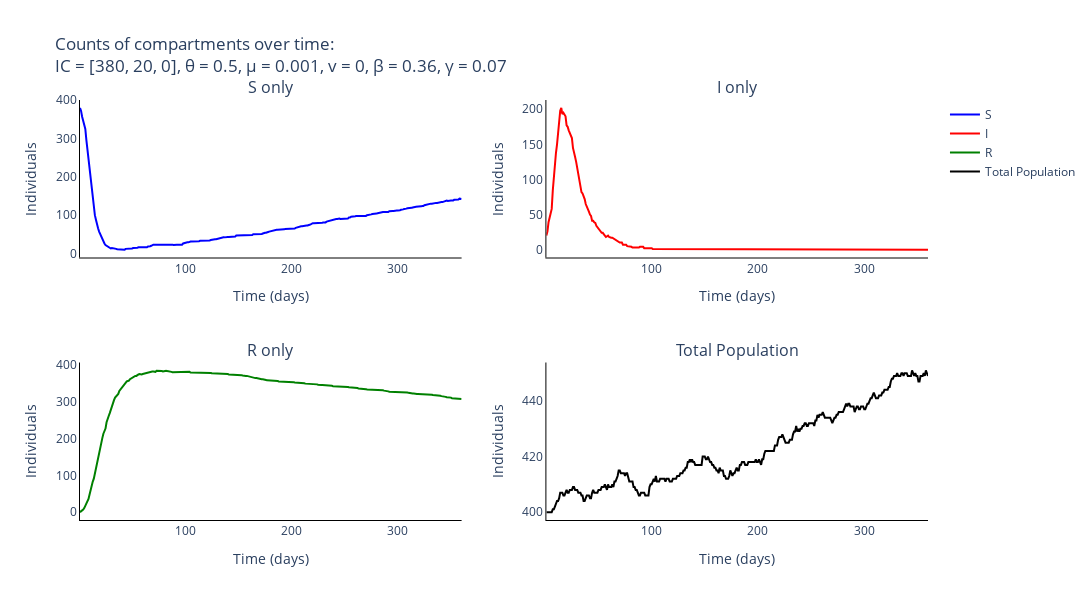

Source (notebook cell):
### Markdown cell above
### Plot output of Gillespie for the different compartments

### Code cell
# Trace names - represent the type of individuals for the simulation
trace_name = ['{}'.format(s) for s in compartments]

# Names of panels
panels = ['{} only'.format(s) for s in compartments] + ['Total Population']

fig = go.Figure()
fig = make_subplots(rows=int(np.ceil(len(panels)/2)), cols=2, subplot_titles=tuple('{}'.format(p) for p in panels))

# Add traces to the separate counts panels
for s, spec in enumerate(compartments):
    fig.add_trace(
        go.Scatter(
            y=np.mean(output_algorithm[:, :, s], axis=0).tolist(),
            x=times,
            mode='lines',
            name=trace_name[s],
            line_color=colours[s]
        ),
        row= int(np.floor(s / 2)) + 1,
        col= s % 2 + 1
    )

fig.add_trace(
    go.Scatter(
        y=np.mean(np.sum(output_algorithm, axis=2), axis=0).tolist(),
        x=times,
        mode='lines',
        name='Total Population',
        line_color='black'
    ),
    row= 2,
    col= 2
)

# Add axis labels
fig.update_layout(
    title='Counts of compartments over time:<br>IC = {}, θ = {}, μ = {}, v = {}, β = {:.2f}, γ = {:.2f}'.format(parameters[0:3], parameters[3], parameters[4], parameters[5], parameters[6], parameters[7]),
    width=1100, 
    height=600,
    plot_bgcolor='white',
    xaxis=dict(
        linecolor='black',
        title = 'Time (days)'
        ),
    yaxis=dict(
        linecolor='black',
        title = 'Individuals'),
    xaxis2=dict(
        linecolor='black',
        title = 'Time (days)'
        ),
    yaxis2=dict(
        linecolor='black',
        title = 'Individuals'),
    xaxis3=dict(
        linecolor='black',
        title = 'Time (days)'
        ),
    yaxis3=dict(
        linecolor='black',
        title = 'Individuals'),
    xaxis4=dict(
        linecolor='black',
        title = 'Time (days)'
        ),
    yaxis4=dict(
        linecolor='black',
        title = 'Individuals')
    #legend=dict(
    #    orientation="h",
    #    yanchor="bottom",
    #    y=1.02,
    #    xanchor="right",
    #    x=1
    #)
    )

fig.write_image('images/SIR-gillespie.pdf')
fig.show()

### Figure 1 — Plotly figure (JSON) as saved in the notebook; plotly's stock layout.template omitted (floating-point values rounded to 4 significant figures; data arrays with more than 128 entries replaced by an {"elided": "..."} marker saying what was removed)
{"data": [{"line": {"color": "blue"}, "mode": "lines", "name": "S", "type": "scatter", "x": {"elided": "360 int values"}, "xaxis": "x", "y": {"elided": "360 int values"}, "yaxis": "y"}, {"line": {"color": "red"}, "mode": "lines", "name": "I", "type": "scatter", "x": {"elided": "360 int values"}, "xaxis": "x2", "y": {"elided": "360 int values"}, "yaxis": "y2"}, {"line": {"color": "green"}, "mode": "lines", "name": "R", "type": "scatter", "x": {"elided": "360 int values"}, "xaxis": "x3", "y": {"elided": "360 int values"}, "yaxis": "y3"}, {"line": {"color": "black"}, "mode": "lines", "name": "Total Population", "type": "scatter", "x": {"elided": "360 int values"}, "xaxis": "x4", "y": {"elided": "360 int values"}, "yaxis": "y4"}], "layout": {"annotations": [{"font": {"size": 16}, "showarrow": false, "text": "S only", "x": 0.225, "xanchor": "center", "xref": "paper", "y": 1, "yanchor": "bottom", "yref": "paper"}, {"font": {"size": 16}, "showarrow": false, "text": "I only", "x": 0.775, "xanchor": "center", "xref": "paper", "y": 1, "yanchor": "bottom", "yref": "paper"}, {"font": {"size": 16}, "showarrow": false, "text": "R only", "x": 0.225, "xanchor": "center", "xref": "paper", "y": 0.375, "yanchor": "bottom", "yref": "paper"}, {"font": {"size": 16}, "showarrow": false, "text": "Total Population", "x": 0.775, "xanchor": "center", "xref": "paper", "y": 0.375, "yanchor": "bottom", "yref": "paper"}], "height": 600, "plot_bgcolor": "white", "title": {"text": "Counts of compartments over time:<br>IC = [380, 20, 0], θ = 0.5, μ = 0.001, v = 0, β = 0.36, γ = 0.07"}, "width": 1100, "xaxis": {"anchor": "y", "domain": [0, 0.45], "linecolor": "black", "title": {"text": "Time (days)"}}, "xaxis2": {"anchor": "y2", "domain": [0.55, 1], "linecolor": "black", "title": {"text": "Time (days)"}}, "xaxis3": {"anchor": "y3", "domain": [0, 0.45], "linecolor": "black", "title": {"text": "Time (days)"}}, "xaxis4": {"anchor": "y4", "domain": [0.55, 1], "linecolor": "black", "title": {"text": "Time (days)"}}, "yaxis": {"anchor": "x", "domain": [0.625, 1], "linecolor": "black", "title": {"text": "Individuals"}}, "yaxis2": {"anchor": "x2", "domain": [0.625, 1], "linecolor": "black", "title": {"text": "Individuals"}}, "yaxis3": {"anchor": "x3", "domain": [0, 0.375], "linecolor": "black", "title": {"text": "Individuals"}}, "yaxis4": {"anchor": "x4", "domain": [0, 0.375], "linecolor": "black", "title": {"text": "Individuals"}}}}
